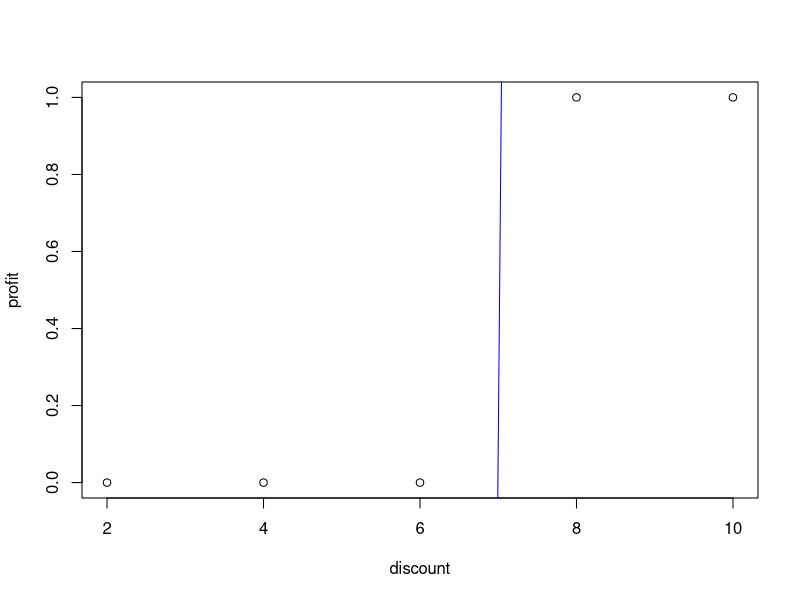
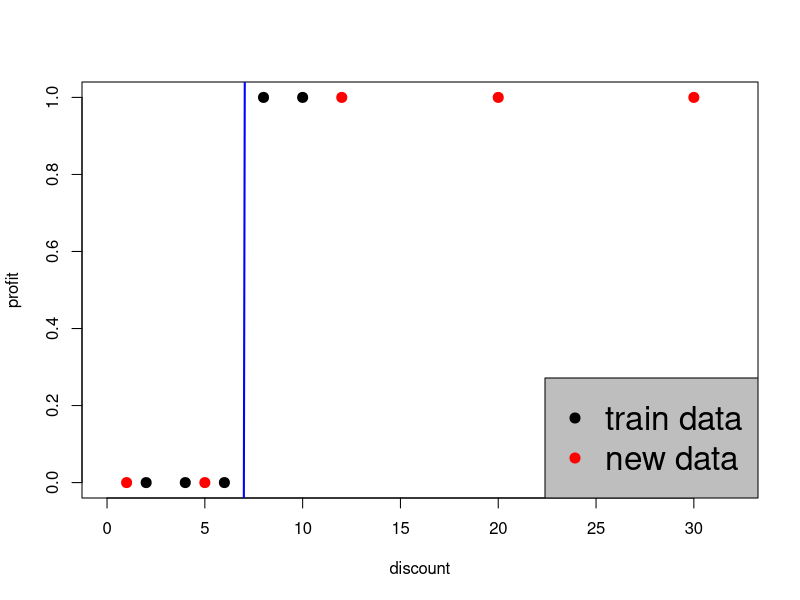

These charts were generated, in order, by the following R code:
muffler=data.frame(discount=c(2.0,4.0,6.0,8.0,10.0), profit=c(0,0,0,1,1))
#family=binomial 중요
g=glm(profit~discount, data=muffler, family=binomial)
coef(g)
plot(muffler)
abline(g, col="blue")
newd=data.frame(discount=c(1,5,12,20,30))
#type=response 중요
p=predict(g,newd,type='response')
print(p)

#예측데이터까지 시각화
plot(muffler, pch=20, cex=2, xlim=c(0,32))
abline(g,col='blue', lwd=2)
res=data.frame(discount=newd, profit=p)
points(res,pch=20,cex=2,col='red')
legend('bottomright',legend=c('train data','new data'), pch=c(20,20), cex=2, col=c('black','red'),bg='gray')
